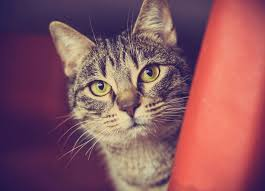
#> input picture pdi/images.jpg, 265 x 191 px
$ jupyter execute pratica_filtragemespacial.ipynb
#> lines starting #> are read from the running program, lines starting #| are printed output that depends on the picture; after the words box and inside, x2 and y2 are one past the last pixel; in counts of white or black regions, pixels touching at a corner belong together
# Prática Filtragem Espacial

**Aluno:** Euler Gomes da Rocha

Bibliotecas

[cell 1]
import numpy as np
import matplotlib.pyplot as plt
import cv2

from scipy import ndimage as ndi
from skimage import util, filters
from skimage.filters import window

## Carregando uma imagem colorida (RGB)

[cell 2]
img_bgr = cv2.imread('./images.jpg',cv2.IMREAD_COLOR)
#> img_bgr is the input picture: shape (191, 265, 3); mean B, G, R 95.8, 86.3, 139

[cell 3]
plt.figure()
plt.imshow(img_bgr)
plt.axis('off')
plt.show()

## Filtro de máximo com máscara 3x3

[cell 4]
def max_filter(image):
    H,W = image.shape #altura e largura
    output_image = np.zeros((H,W), dtype=np.uint8) #imagem de saida só com zeros
    k = 1 #raio do kernel

    for i in range(k,H -k):
        for j in range(k,W -k):
            window = image[i-1 :  i+k+1, j-k : j+k+1] #vizinhanca 3x3
            output_image[i][j] = np.max(window)
            return output_image
    return None

## Processamento

[cell 5]
print(img_bgr.shape, img_bgr.dtype, img_bgr.min(), img_bgr.max())
#| (191, 265, 3) uint8 0 253

#dividir os canais RGB
B, G, R = cv2.split(img_bgr)
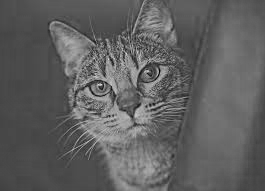
#> B: shape (191, 265); min 0, max 223, mean 95.8
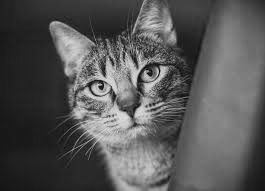
#> G: shape (191, 265); min 4, max 225, mean 86.3
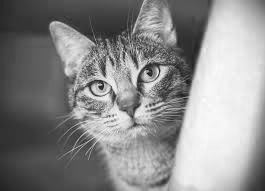
#> R: shape (191, 265); min 21, max 253, mean 139
print(B.shape, G.shape, R.shape)
#| (191, 265) (191, 265) (191, 265)

#aplicando o filtro
R_filter = max_filter(R)
#> after the loop in max_filter, `for i in range(k,H -k):`:
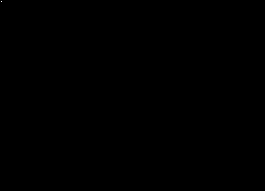
#> output_image: shape (191, 265); values 0 (black) and 41 (white), 0% white in thin lines or dots, all inside (x1, y1, x2, y2) = (1, 1, 2, 2)
G_filter = max_filter(G)
B_filter = max_filter(B)

 # Reconstruir a imagem BGR a partir dos canais filtrados
filtered_bgr = cv2.merge([B_filter, G_filter, R_filter])

    # Converter de BGR para RGB para exibição correta com Matplotlib
original_rgb = cv2.cvtColor(img_bgr, cv2.COLOR_BGR2RGB)
filtered_rgb = cv2.cvtColor(filtered_bgr, cv2.COLOR_BGR2RGB)

## Mostrando a imagem

[cell 6]
plt.figure(figsize=(14,10))
plt.subplot(1, 2, 1)
plt.imshow(img_bgr)
plt.title('Imagem Original')
plt.axis('off')

plt.subplot(1, 2, 2)
plt.imshow(filtered_rgb)
plt.title('Imagem Filtrada (Filtro de Máximo 3x3)')
plt.axis('off')

plt.tight_layout()
plt.show()
#> figure, not shown here; B, G, R data is drawn as R, G, B

$ run again, with pdi/border_collie.jpg copied over pdi/images.jpg
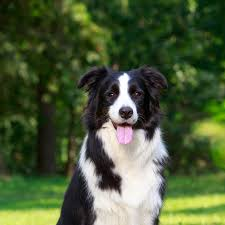
#> input picture pdi/border_collie.jpg, 225 x 225 px
#> img_bgr is the input picture: shape (225, 225, 3); mean B, G, R 56.3, 91, 75.4
#| (225, 225, 3) uint8 0 255
#> `B, G, R = cv2.split(img_bgr)`:
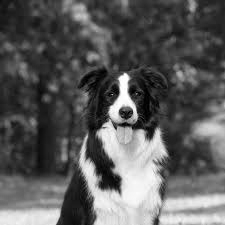
#> G: shape (225, 225); min 0, max 255, mean 91
#> `B, G, R = cv2.split(img_bgr)`:
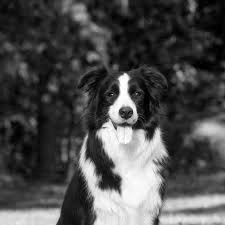
#> R: shape (225, 225); min 0, max 255, mean 75.4
#| (225, 225) (225, 225) (225, 225)
